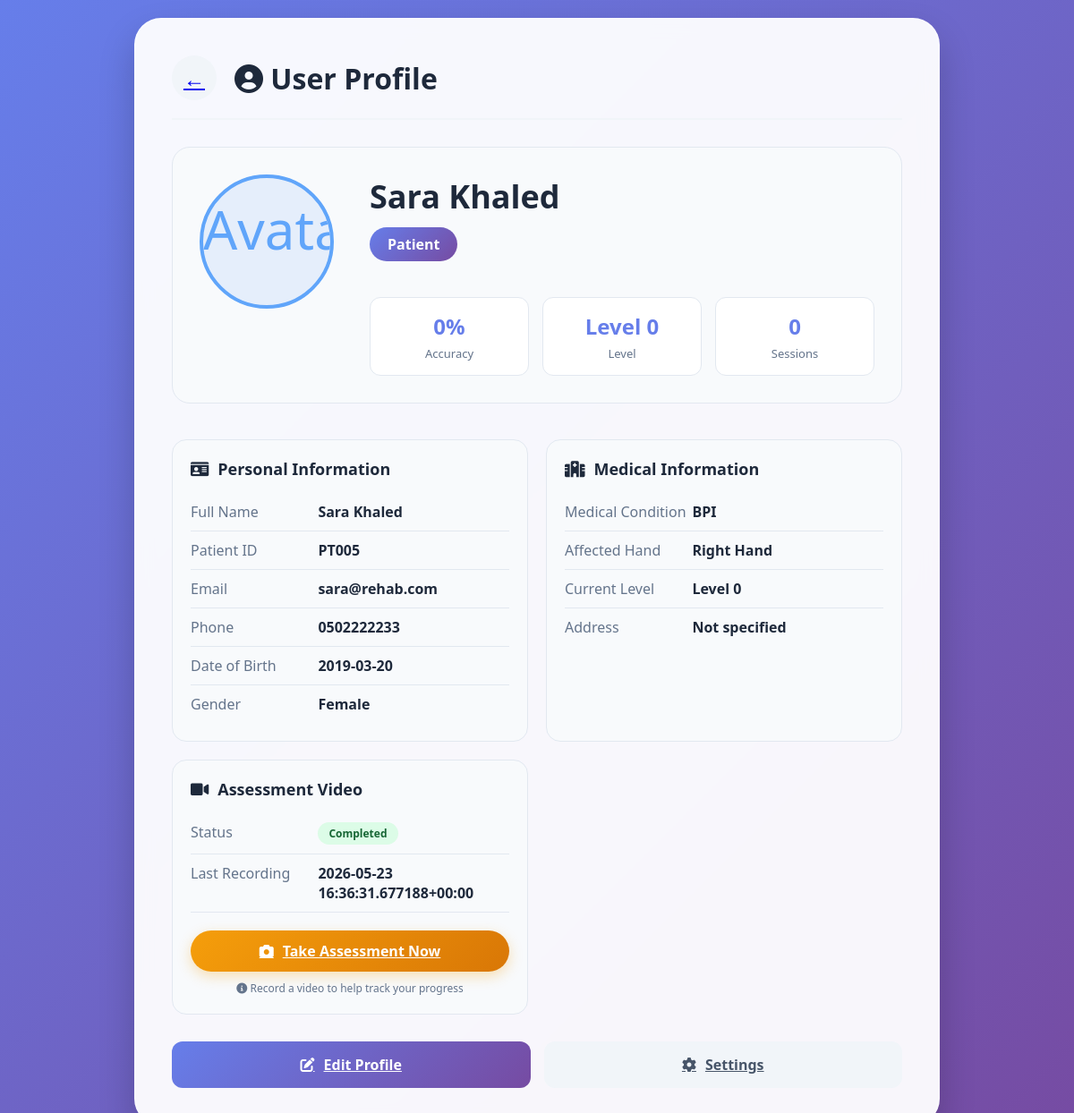
Before: /profile/ (signed in) with the older database file.
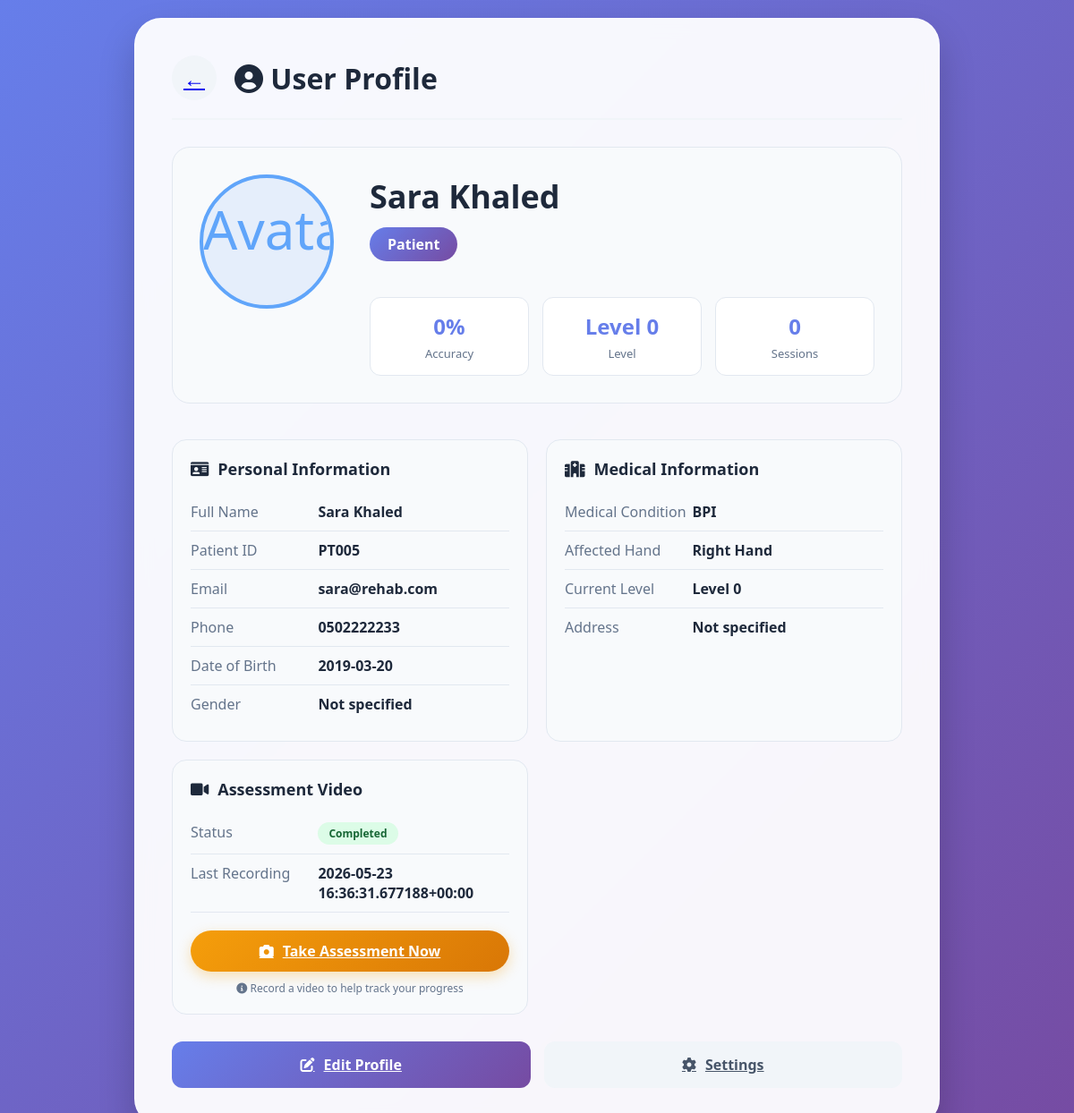
After: the same page with the newer database file.
### api/models.py (models this page shows, shortened)
class Users(models.Model):
    id = models.AutoField(primary_key=True)
    name = models.CharField(max_length=100)
    email = models.CharField(unique=True, max_length=100)
    password = models.CharField(max_length=255)
    role = models.CharField(max_length=10)
    phone = models.CharField(max_length=20)
    avatar = models.CharField(max_length=255)
    is_active = models.IntegerField(blank=True, null=True)
    last_login = models.TextField(blank=True, null=True)
    created_at = models.TextField(blank=True, null=True)
    updated_at = models.TextField(blank=True, null=True)
    class Meta:
        managed = False
        db_table = 'users'

class Patients(models.Model):
    user = models.OneToOneField(Users, models.DO_NOTHING)
    patient_id = models.TextField(unique=True)
    date_of_birth = models.TextField()
    gender = models.TextField()
    medical_condition = models.TextField()
    therapy_type = models.TextField()
    stars_level = models.IntegerField(blank=True, null=True, default=1)
    falling_level = models.IntegerField(blank=True, null=True, default=1)
    matching_level = models.IntegerField(blank=True, null=True, default=1)
    assigned_doctor_id = models.IntegerField(blank=True, null=True)
    emergency_contact_name = models.TextField(blank=True, null=True)
    emergency_contact_phone = models.TextField(blank=True, null=True)
    address = models.TextField(blank=True, null=True)
    city = models.TextField(blank=True, null=True)
    country = models.TextField(blank=True, null=True)
    shoulder_strength = models.IntegerField(blank=True, null=True)
    shoulder_external_strength = models.IntegerField(blank=True, null=True)
    elbow_strength = models.IntegerField(blank=True, null=True)
    grip_strength = models.IntegerField(blank=True, null=True)
    affected_hand = models.TextField()
    photo_url = models.TextField(blank=True, null=True)
    has_assessment_video = models.IntegerField(blank=True, null=True, default=0)
    assessment_date = models.TextField(blank=True, null=True)
    class Meta:
        managed = False
        db_table = 'patients'

### api/views.py (the view)
# urls.py: path('profile/', views.profile, name='profile'),
def profile(request):
    user_id = request.session.get('user_id')
    if not user_id:
        return redirect('/gamer-login/')
    try:
        user = Users.objects.get(id=user_id)
    except Users.DoesNotExist:
        return redirect('/gamer-login/')
    context = {'user': user, 'role': user.role}
    if user.role == 'doctor':
        try:
            doctor = Doctors.objects.get(user=user)
        except Doctors.DoesNotExist:
            doctor = None
        patient_count = Patients.objects.filter(
            assigned_doctor_id=user.id
        ).count()
        total_sessions = GameSessions.objects.filter(
            patient__assigned_doctor_id=user.id
        ).count()
        context.update({
            'doctor': doctor,
            'patient_count': patient_count,
            'total_sessions': total_sessions,
        })
    else:
        try:
            patient = Patients.objects.get(user=user)
        except Patients.DoesNotExist:
            patient = None
        from django.db.models import Avg, Count
        stats = GameSessions.objects.filter(
            patient__user=user
        ).aggregate(
            avg_accuracy=Avg('accuracy'),
            total_sessions=Count('id'),
        )
        avg_accuracy = stats['avg_accuracy']
        accuracy_display = (
            f"{round(avg_accuracy)}%" if avg_accuracy is not None else "0%"
        )
        context.update({
            'patient': patient,
            'accuracy_display': accuracy_display,
            'total_sessions': stats['total_sessions'] or 0,
        })
    return render(request, 'profile.html', context)

### templates/profile.html (shortened to what this page needs)
{% load static %}
<!DOCTYPE html>
<html lang="en">
<head>
    <link rel="stylesheet" href="https://cdnjs.cloudflare.com/ajax/libs/font-awesome/6.0.0-beta3/css/all.min.css">
    <link rel="stylesheet" href="{% static 'css/style.css' %}">
</head>
<body>
    <div class="profile-container">
        <div class="profile-header">
            {% if role == 'doctor' %}
                <a class="back-btn" href="{% url 'doctor_dashboard' %}">←</a>
            {% else %}
                <a class="back-btn" href="{% url 'patient_dashboard' %}">←</a>
            {% endif %}
            <h2><i class="fas fa-user-circle"></i> User Profile</h2>
        </div>
        <div class="profile-card">
            <div class="profile-avatar-large">
                {% if user.avatar and user.avatar != 'default-avatar.png' %}
                    <img src="{{ user.avatar }}" alt="Avatar">
                {% else %}
                    <i class="fas fa-user-circle"></i>
                {% endif %}
            </div>
            <div class="profile-info">
                <div class="profile-name">{{ user.name }}</div>
                <div class="profile-role">{{ role|capfirst }}</div>
                <div class="profile-stats">
                    {% if role == 'doctor' %}
                        <div class="stat-box">
                            <div class="stat-value">{{ patient_count }}</div>
                            <div class="stat-label">Patients</div>
                        </div>
                        <div class="stat-box">
                            <div class="stat-value">{% if doctor.experience %}{{ doctor.experience }} yrs{% else %}—{% endif %}</div>
                            <div class="stat-label">Experience</div>
                        </div>
                        <div class="stat-box">
                            <div class="stat-value">{{ total_sessions }}</div>
                            <div class="stat-label">Sessions</div>
                        </div>
                    {% else %}
                        <div class="stat-box">
                            <div class="stat-value">{{ accuracy_display }}</div>
                            <div class="stat-label">Accuracy</div>
                        </div>
                        <div class="stat-box">
                            <div class="stat-value">Level {% if patient %}{{ patient.current_level|default:"0" }}{% else %}0{% endif %}</div>
                            <div class="stat-label">Level</div>
                        </div>
                        <div class="stat-box">
                            <div class="stat-value">{{ total_sessions }}</div>
                            <div class="stat-label">Sessions</div>
                        </div>
                    {% endif %}
                </div>
            </div>
        </div>
        <div class="info-grid">
            <div class="info-card">
                <h3><i class="fas fa-id-card"></i> Personal Information</h3>
                <div class="info-row">
                    <span class="info-label">Full Name</span>
                    <span class="info-value">{{ user.name }}</span>
                </div>
                <div class="info-row">
                    <span class="info-label">{% if role == 'doctor' %}Doctor ID{% else %}Patient ID{% endif %}</span>
                    <span class="info-value">
                        {% if role == 'doctor' %}
                            {% if doctor %}{{ doctor.doctor_id }}{% else %}—{% endif %}
                        {% else %}
                            {% if patient %}{{ patient.patient_id }}{% else %}—{% endif %}
                        {% endif %}
                    </span>
                </div>
                <div class="info-row">
                    <span class="info-label">Email</span>
                    <span class="info-value">{{ user.email }}</span>
                </div>
                <div class="info-row">
                    <span class="info-label">Phone</span>
                    <span class="info-value">{{ user.phone|default:"Not specified" }}</span>
                </div>
                {% if role == 'patient' %}
                <div class="info-row">
                    <span class="info-label">Date of Birth</span>
                    <span class="info-value">{% if patient and patient.date_of_birth %}{{ patient.date_of_birth }}{% else %}Not specified{% endif %}</span>
                </div>
                <div class="info-row">
                    <span class="info-label">Gender</span>
                    <span class="info-value">{% if patient and patient.gender %}{{ patient.gender|capfirst }}{% else %}Not specified{% endif %}</span>
                </div>
                {% endif %}
            </div>
            {% if role == 'patient' %}
            <div class="info-card">
                <h3><i class="fas fa-hospital"></i> Medical Information</h3>
                <div class="info-row">
                    <span class="info-label">Medical Condition</span>
                    <span class="info-value">{% if patient %}{{ patient.medical_condition|default:"Not specified" }}{% else %}Not specified{% endif %}</span>
                </div>
                <div class="info-row">
                    <span class="info-label">Affected Hand</span>
                    <span class="info-value">{% if patient and patient.affected_hand %}{{ patient.affected_hand|capfirst }} Hand{% else %}Not specified{% endif %}</span>
                </div>
                <div class="info-row">
                    <span class="info-label">Current Level</span>
                    <span class="info-value">Level {% if patient %}{{ patient.current_level|default:"0" }}{% else %}0{% endif %}</span>
                </div>
                <div class="info-row">
                    <span class="info-label">Address</span>
                    <span class="info-value">{% if patient and patient.address %}{{ patient.address }}{% if patient.city %}, {{ patient.city }}{% endif %}{% if patient.country %}, {{ patient.country }}{% endif %}{% else %}Not specified{% endif %}</span>
                </div>
            </div>
            {% endif %}
            {% if role == 'patient' %}
            <div class="info-card">
                <h3><i class="fas fa-video"></i> Assessment Video</h3>
                <div class="info-row">
                    <span class="info-label">Status</span>
                    <span class="info-value">
                        {% if patient and patient.has_assessment_video == 1 %}
                            <span class="status-badge completed">Completed</span>
                        {% else %}
                            <span class="status-badge pending">Not Completed</span>
                        {% endif %}
                    </span>
                </div>
                <div class="info-row">
                    <span class="info-label">Last Recording</span>
                    <span class="info-value">{% if patient and patient.assessment_date %}{{ patient.assessment_date }}{% else %}Never{% endif %}</span>
                </div>
                <div style="margin-top: 20px; text-align: center;">
                    <a class="btn-assessment" href="{% url 'capture_video' %}">
                        <i class="fas fa-camera"></i> Take Assessment Now
                    </a>
                    <p style="color: #64748b; font-size: 12px; margin-top: 10px;">
                        <i class="fas fa-info-circle"></i> Record a video to help track your progress
                    </p>
                </div>
            </div>
            {% endif %}
        </div>
        <div class="action-buttons">
            {% if role == 'doctor' %}
                <a class="btn-edit" href="{% url 'edit_doctor_profile' %}">
                    <i class="fas fa-edit"></i> Edit Profile
                </a>
            {% else %}
                <a class="btn-edit" href="{% url 'edit_patient_profile' %}">
                    <i class="fas fa-edit"></i> Edit Profile
                </a>
            {% endif %}
            <a class="btn-settings" href="{% url 'settings' %}">
                <i class="fas fa-cog"></i> Settings
            </a>
        </div>
    </div>
</body>
</html>

### static/css/style.css (style rules this page uses)
.status-badge { padding: 6px 12px; border-radius: 20px; font-size: 12px; font-weight: 600; display: inline-block; }
.status-badge.completed { background: #dcfce7; color: #166534; }

### templates/profile.html (style rules this page uses)
* { margin: 0; padding: 0; box-sizing: border-box; font-family: 'Segoe UI', Tahoma, Geneva, Verdana, sans-serif; }
body { background: linear-gradient(135deg, #667eea 0%, #764ba2 100%); min-height: 100vh; display: flex; justify-content: center; align-items: center; padding: 20px; }
.profile-container { max-width: 900px; width: 100%; background: rgba(255, 255, 255, 0.95); border-radius: 30px; padding: 40px; box-shadow: 0 20px 40px rgba(0, 0, 0, 0.2); backdrop-filter: blur(10px); border: 2px solid rgba(255, 255, 255, 0.2); }
.profile-header { display: flex; align-items: center; gap: 20px; margin-bottom: 30px; padding-bottom: 20px; border-bottom: 2px solid #f1f5f9; }
.back-btn { width: 50px; height: 50px; background: #f1f5f9; border: none; border-radius: 50%; font-size: 24px; cursor: pointer; transition: all 0.3s; display: flex; align-items: center; justify-content: center; }
.profile-header h2 { color: #1e293b; font-size: 32px; font-weight: 700; }
.profile-card { display: flex; gap: 40px; margin-bottom: 40px; padding: 30px; background: #f8fafc; border-radius: 20px; border: 1px solid #e2e8f0; }
.profile-avatar-large { width: 150px; height: 150px; background: rgba(59, 130, 246, 0.1); border-radius: 50%; display: flex; align-items: center; justify-content: center; font-size: 60px; color: #60a5fa; border: 4px solid #60a5fa; overflow: hidden; }
.profile-avatar-large img { width: 100%; height: 100%; object-fit: cover; }
.profile-info { flex: 1; }
.profile-name { font-size: 36px; font-weight: 700; color: #1e293b; margin-bottom: 10px; }
.profile-role { display: inline-block; padding: 8px 20px; background: linear-gradient(135deg, #667eea, #764ba2); color: white; border-radius: 30px; font-weight: 600; margin-bottom: 20px; }
.profile-stats { display: grid; grid-template-columns: repeat(3, 1fr); gap: 15px; margin-top: 20px; }
.stat-box { background: white; padding: 15px; border-radius: 12px; text-align: center; border: 1px solid #e2e8f0; }
.stat-value { font-size: 24px; font-weight: 700; color: #667eea; margin-bottom: 5px; }
.stat-label { color: #64748b; font-size: 13px; }
.info-grid { display: grid; grid-template-columns: repeat(2, 1fr); gap: 20px; margin-bottom: 30px; }
.info-card { background: #f8fafc; padding: 20px; border-radius: 16px; border: 1px solid #e2e8f0; }
.info-card h3 { color: #1e293b; font-size: 18px; margin-bottom: 15px; display: flex; align-items: center; gap: 10px; }
.info-row { display: flex; padding: 10px 0; border-bottom: 1px solid #e2e8f0; }
.info-row:last-child { border-bottom: none; }
.info-label { width: 40%; color: #64748b; font-weight: 500; }
.info-value { width: 60%; color: #1e293b; font-weight: 600; }
.btn-assessment { background: linear-gradient(135deg, #f59e0b, #d97706); color: white; border: none; padding: 12px 25px; border-radius: 50px; font-size: 16px; font-weight: 600; cursor: pointer; display: inline-flex; align-items: center; justify-content: center; gap: 10px; transition: all 0.3s; box-shadow: 0 5px 15px rgba(245, 158, 11, 0.3); width: 100%; }
.status-badge { padding: 4px 12px; border-radius: 20px; font-size: 12px; font-weight: 600; }
.status-badge.completed { background: #dcfce7; color: #166534; }
.action-buttons { display: flex; gap: 15px; margin-top: 30px; }
.btn-edit, .btn-settings { flex: 1; padding: 15px; border: none; border-radius: 12px; font-size: 16px; font-weight: 600; cursor: pointer; transition: all 0.3s; display: flex; align-items: center; justify-content: center; gap: 10px; }
.btn-edit { background: linear-gradient(135deg, #667eea, #764ba2); color: white; }
.btn-settings { background: #f1f5f9; color: #475569; }

Changed rows visible on the page:
changed Patients "PT005": gender "Female" → (not shown)
Other visible differences:
text now shown: "Not specified"
